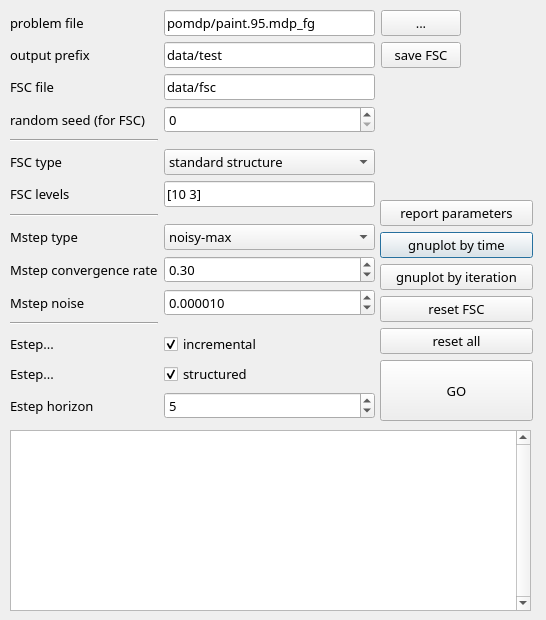
<?xml version="1.0" encoding="UTF-8"?>
<ui version="4.0">
 <class>PomdpDialog</class>
 <widget class="QDialog" name="PomdpDialog">
  <property name="geometry">
   <rect>
    <x>0</x>
    <y>0</y>
    <width>546</width>
    <height>620</height>
   </rect>
  </property>
  <property name="font">
   <font>
    <family>AlArabiya</family>
    <pointsize>10</pointsize>
   </font>
  </property>
  <property name="windowTitle">
   <string>Dialog</string>
  </property>
  <widget class="QWidget" name="gridLayoutWidget">
   <property name="geometry">
    <rect>
     <x>380</x>
     <y>200</y>
     <width>153</width>
     <height>221</height>
    </rect>
   </property>
   <layout class="QGridLayout" name="gridLayout_5">
    <item row="2" column="0">
     <widget class="QPushButton" name="gnuplotByTime">
      <property name="text">
       <string>gnuplot by time</string>
      </property>
     </widget>
    </item>
    <item row="4" column="0">
     <widget class="QPushButton" name="resetFsc">
      <property name="text">
       <string>reset FSC</string>
      </property>
     </widget>
    </item>
    <item row="5" column="0">
     <widget class="QPushButton" name="resetAll">
      <property name="text">
       <string>reset all</string>
      </property>
     </widget>
    </item>
    <item row="3" column="0">
     <widget class="QPushButton" name="gnuplotByIter">
      <property name="text">
       <string>gnuplot by iteration</string>
      </property>
     </widget>
    </item>
    <item row="1" column="0">
     <widget class="QPushButton" name="reportParams">
      <property name="text">
       <string>report parameters</string>
      </property>
     </widget>
    </item>
    <item row="6" column="0">
     <widget class="QPushButton" name="go">
      <property name="sizePolicy">
       <sizepolicy hsizetype="Minimum" vsizetype="Preferred">
        <horstretch>0</horstretch>
        <verstretch>0</verstretch>
       </sizepolicy>
      </property>
      <property name="text">
       <string>GO</string>
      </property>
     </widget>
    </item>
   </layout>
  </widget>
  <widget class="QWidget" name="gridLayout">
   <property name="geometry">
    <rect>
     <x>10</x>
     <y>10</y>
     <width>451</width>
     <height>409</height>
    </rect>
   </property>
   <layout class="QGridLayout">
    <item row="1" column="0">
     <widget class="QLabel" name="label_2">
      <property name="text">
       <string>output prefix</string>
      </property>
     </widget>
    </item>
    <item row="1" column="1">
     <widget class="QLineEdit" name="prefix">
      <property name="text">
       <string>data/test</string>
      </property>
     </widget>
    </item>
    <item row="0" column="0">
     <widget class="QLabel" name="label">
      <property name="text">
       <string>problem file</string>
      </property>
     </widget>
    </item>
    <item row="0" column="1">
     <widget class="QLineEdit" name="problem">
      <property name="text">
       <string>pomdp/paint.95.mdp_fg</string>
      </property>
     </widget>
    </item>
    <item row="1" column="2">
     <widget class="QPushButton" name="pushButton_4">
      <property name="text">
       <string>save FSC</string>
      </property>
     </widget>
    </item>
    <item row="2" column="0">
     <widget class="QLabel" name="label_6">
      <property name="text">
       <string>FSC file</string>
      </property>
     </widget>
    </item>
    <item row="2" column="1">
     <widget class="QLineEdit" name="fscFile">
      <property name="text">
       <string>data/fsc</string>
      </property>
     </widget>
    </item>
    <item row="0" column="2">
     <widget class="QPushButton" name="problemBrowse">
      <property name="text">
       <string>...</string>
      </property>
     </widget>
    </item>
    <item row="3" column="0">
     <widget class="QLabel" name="label_5">
      <property name="text">
       <string>random seed (for FSC)</string>
      </property>
     </widget>
    </item>
    <item row="3" column="1">
     <widget class="QSpinBox" name="seed"/>
    </item>
    <item row="5" column="0">
     <widget class="QLabel" name="label_8">
      <property name="text">
       <string>FSC type</string>
      </property>
     </widget>
    </item>
    <item row="5" column="1">
     <widget class="QComboBox" name="fscType">
      <item>
       <property name="text">
        <string>standard structure</string>
       </property>
      </item>
      <item>
       <property name="text">
        <string>strictly hierarchical</string>
       </property>
      </item>
      <item>
       <property name="text">
        <string>reactive</string>
       </property>
      </item>
     </widget>
    </item>
    <item row="6" column="0">
     <widget class="QLabel" name="label_15">
      <property name="text">
       <string>FSC levels</string>
      </property>
     </widget>
    </item>
    <item row="6" column="1">
     <widget class="QLineEdit" name="levels">
      <property name="text">
       <string>[10 3]</string>
      </property>
     </widget>
    </item>
    <item row="8" column="0">
     <widget class="QLabel" name="label_9">
      <property name="text">
       <string>Mstep type</string>
      </property>
     </widget>
    </item>
    <item row="8" column="1">
     <widget class="QComboBox" name="mstepType">
      <item>
       <property name="text">
        <string>noisy-max</string>
       </property>
      </item>
      <item>
       <property name="text">
        <string>exact</string>
       </property>
      </item>
     </widget>
    </item>
    <item row="9" column="0">
     <widget class="QLabel" name="label_10">
      <property name="text">
       <string>Mstep convergence rate</string>
      </property>
     </widget>
    </item>
    <item row="9" column="1">
     <widget class="QDoubleSpinBox" name="mstepRate">
      <property name="maximum">
       <double>1.000000000000000</double>
      </property>
      <property name="singleStep">
       <double>0.100000000000000</double>
      </property>
      <property name="value">
       <double>0.300000000000000</double>
      </property>
     </widget>
    </item>
    <item row="10" column="0">
     <widget class="QLabel" name="label_11">
      <property name="text">
       <string>Mstep noise</string>
      </property>
     </widget>
    </item>
    <item row="10" column="1">
     <widget class="QDoubleSpinBox" name="mstepNoise">
      <property name="decimals">
       <number>6</number>
      </property>
      <property name="maximum">
       <double>1.000000000000000</double>
      </property>
      <property name="singleStep">
       <double>0.100000000000000</double>
      </property>
      <property name="value">
       <double>0.000010000000000</double>
      </property>
     </widget>
    </item>
    <item row="12" column="1">
     <widget class="QCheckBox" name="estepIncremental">
      <property name="text">
       <string>incremental</string>
      </property>
      <property name="checked">
       <bool>true</bool>
      </property>
      <property name="tristate">
       <bool>false</bool>
      </property>
     </widget>
    </item>
    <item row="13" column="1">
     <widget class="QCheckBox" name="estepStructured">
      <property name="text">
       <string>structured</string>
      </property>
      <property name="checked">
       <bool>true</bool>
      </property>
     </widget>
    </item>
    <item row="14" column="1">
     <widget class="QSpinBox" name="estepHorizon">
      <property name="value">
       <number>5</number>
      </property>
     </widget>
    </item>
    <item row="14" column="0">
     <widget class="QLabel" name="label_14">
      <property name="text">
       <string>Estep horizon</string>
      </property>
     </widget>
    </item>
    <item row="12" column="0">
     <widget class="QLabel" name="label_3">
      <property name="text">
       <string>Estep...</string>
      </property>
     </widget>
    </item>
    <item row="13" column="0">
     <widget class="QLabel" name="label_4">
      <property name="text">
       <string>Estep...</string>
      </property>
     </widget>
    </item>
    <item row="7" column="0">
     <widget class="Line" name="line_2">
      <property name="orientation">
       <enum>Qt::Horizontal</enum>
      </property>
     </widget>
    </item>
    <item row="4" column="0">
     <widget class="Line" name="line_3">
      <property name="orientation">
       <enum>Qt::Horizontal</enum>
      </property>
     </widget>
    </item>
    <item row="11" column="1">
     <spacer name="verticalSpacer">
      <property name="orientation">
       <enum>Qt::Vertical</enum>
      </property>
      <property name="sizeHint" stdset="0">
       <size>
        <width>20</width>
        <height>40</height>
       </size>
      </property>
     </spacer>
    </item>
    <item row="7" column="1">
     <spacer name="verticalSpacer_2">
      <property name="orientation">
       <enum>Qt::Vertical</enum>
      </property>
      <property name="sizeHint" stdset="0">
       <size>
        <width>20</width>
        <height>40</height>
       </size>
      </property>
     </spacer>
    </item>
    <item row="4" column="1">
     <spacer name="verticalSpacer_3">
      <property name="orientation">
       <enum>Qt::Vertical</enum>
      </property>
      <property name="sizeHint" stdset="0">
       <size>
        <width>20</width>
        <height>40</height>
       </size>
      </property>
     </spacer>
    </item>
    <item row="11" column="0">
     <widget class="Line" name="line">
      <property name="orientation">
       <enum>Qt::Horizontal</enum>
      </property>
     </widget>
    </item>
   </layout>
  </widget>
  <widget class="QTextBrowser" name="readme">
   <property name="geometry">
    <rect>
     <x>10</x>
     <y>430</y>
     <width>521</width>
     <height>181</height>
    </rect>
   </property>
   <property name="verticalScrollBarPolicy">
    <enum>Qt::ScrollBarAlwaysOn</enum>
   </property>
  </widget>
 </widget>
 <resources/>
 <connections/>
</ui>
